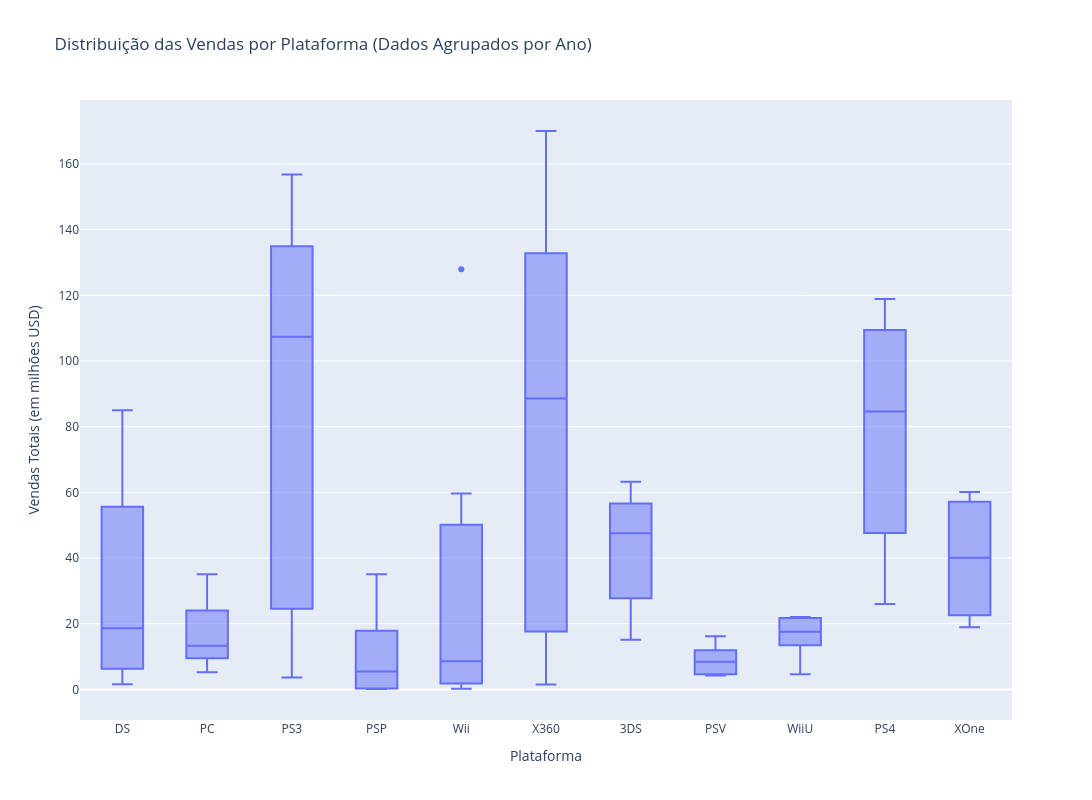

Notebook code for this chart:
### Markdown cell above
Parece que o mercado de jogos é largamente influenciado por grandes títulos. Para uma visualização geral por plataforma, vamos olhar para o total de vendas agrupado por ano de lançamento dos jogos.

### Code cell
# Plotando novamente com os dados agrupados por ano, para suavizar os outliters
fig = px.box(
    df_recent_by_platform,
    x='platform',
    y='total_sales',
    points='outliers',
    title='Distribuição das Vendas por Plataforma (Dados Agrupados por Ano)',
    width=1400,
    height=800,
)
fig.update_layout(xaxis_title='Plataforma', yaxis_title='Vendas Totais (em milhões USD)')
fig.show()

### Figure 1 — Plotly figure (JSON) as saved in the notebook; plotly's stock layout.template omitted (floating-point values rounded to 4 significant figures)
{"data": [{"alignmentgroup": "True", "boxpoints": "outliers", "hovertemplate": "platform=%{x}<br>total_sales=%{y}<extra></extra>", "legendgroup": "", "marker": {"color": "#636efa"}, "name": "", "notched": false, "offsetgroup": "", "orientation": "v", "showlegend": false, "type": "box", "x": ["DS", "PC", "PS3", "PSP", "Wii", "X360", "3DS", "DS", "PC", "PS3", "PSP", "PSV", "Wii", "X360", "3DS", "DS", "PC", "PS3", "PSP", "PSV", "Wii", "WiiU", "X360", "3DS", "DS", "PC", "PS3", "PS4", "PSP", "PSV", "Wii", "WiiU", "X360", "XOne", "3DS", "PC", "PS3", "PS4", "PSP", "PSV", "Wii", "WiiU", "X360", "XOne", "3DS", "PC", "PS3", "PS4", "PSP", "PSV", "Wii", "WiiU", "X360", "XOne", "3DS", "PC", "PS3", "PS4", "PSV", "Wii", "WiiU", "X360", "XOne"], "x0": " ", "xaxis": "x", "y": [85.02, 24.28, 142.2, 35.04, 128.0, 170.0, 63.2, 26.18, 35.03, 156.8, 17.82, 4.63, 59.65, 143.8, 51.36, 11.01, 23.22, 107.4, 7.69, 16.19, 21.71, 17.56, 99.74, 56.57, 1.54, 12.38, 113.2, 25.99, 3.14, 10.59, 8.59, 21.65, 88.58, 18.96, 43.76, 13.28, 47.76, 100.0, 0.24, 11.9, 3.75, 22.03, 34.74, 54.07, 27.78, 8.52, 16.82, 118.9, 0.12, 6.25, 1.14, 16.35, 11.96, 60.14, 15.14, 5.25, 3.6, 69.25, 4.25, 0.18, 4.6, 1.52, 26.15], "y0": " ", "yaxis": "y"}], "layout": {"boxmode": "group", "height": 800, "legend": {"tracegroupgap": 0}, "title": {"text": "Distribuição das Vendas por Plataforma (Dados Agrupados por Ano)"}, "width": 1400, "xaxis": {"anchor": "y", "domain": [0, 1], "title": {"text": "Plataforma"}}, "yaxis": {"anchor": "x", "domain": [0, 1], "title": {"text": "Vendas Totais (em milhões USD)"}}}}
